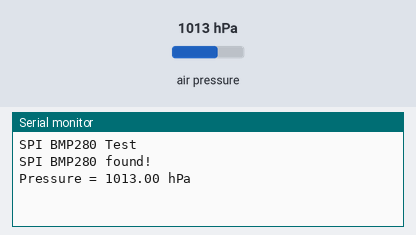
A sketch run on a simulated Arduino Uno, built with avr-gcc and run on an emulated ATmega328P. On the bench: the last lines printed to the serial monitor. The test bench sets the inputs (shaded band); at power-on: air pressure 1013 hPa.

Above: at 2.2 s.
2.3 s: air pressure set to 952 hPa
At 4.4 s:
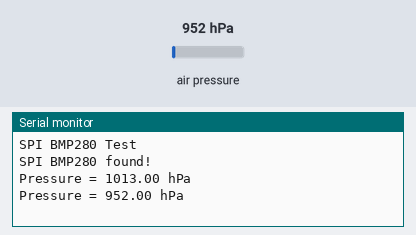
5.0 s: air pressure set to 975 hPa
At 6.0 s:
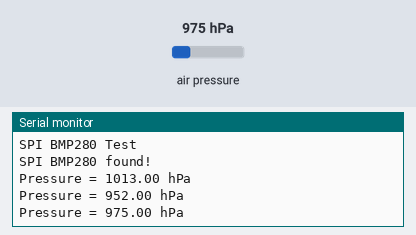
Timing chart, 0 to 8.0 s (numbered marks = the images above; inputs shaded):
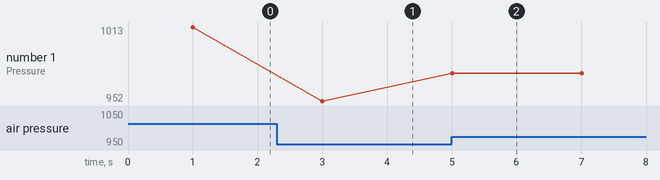

Measured:
- after the input at 2.3 s, the serial monitor: prints a new line after 0.70 s (image 1)
- after the input at 5.0 s, the serial monitor: prints a new line at once (image 2)
- plotted number 1: 1013 → 952 after the input at 2.3 s, 952 → 975 after the input at 5.0 s

The sketch:

bmp280_nano_every_pressure_spi.ino
```cpp
#include <SPI.h>
#include <Adafruit_BMP280.h>

#define BMP_CS 10
Adafruit_BMP280 bmp_spi(BMP_CS);

void setup() {
  Serial.begin(115200);
  delay(1000);
  Serial.println("SPI BMP280 Test");
  if (!bmp_spi.begin()) {
    Serial.println("SPI BMP280 not found!");
    while (1);
  }
  Serial.println("SPI BMP280 found!");
}

void loop() {
  Serial.print("Pressure = ");
  Serial.print(bmp_spi.readPressure() / 100.0F);
  Serial.println(" hPa");
  delay(2000);
}
```
